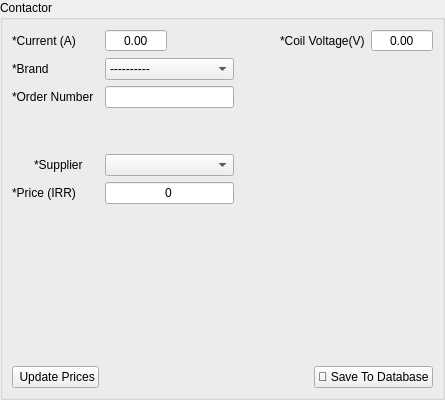
      <widget class="QWidget" name="contactor">
       <layout class="QGridLayout" name="gridLayout_2">
        <property name="leftMargin">
         <number>0</number>
        </property>
        <property name="topMargin">
         <number>0</number>
        </property>
        <property name="rightMargin">
         <number>0</number>
        </property>
        <property name="bottomMargin">
         <number>0</number>
        </property>
        <item row="1" column="0">
         <widget class="QGroupBox" name="contactor_gp_box">
          <property name="minimumSize">
           <size>
            <width>0</width>
            <height>400</height>
           </size>
          </property>
          <property name="title">
           <string>Contactor</string>
          </property>
          <layout class="QGridLayout" name="gridLayout_4">
           <item row="7" column="2">
            <widget class="QLineEdit" name="contactor_price">
             <property name="minimumSize">
              <size>
               <width>0</width>
               <height>0</height>
              </size>
             </property>
             <property name="maximumSize">
              <size>
               <width>150</width>
               <height>16777215</height>
              </size>
             </property>
             <property name="text">
              <string>0</string>
             </property>
             <property name="alignment">
              <set>Qt::AlignCenter</set>
             </property>
            </widget>
           </item>
           <item row="1" column="3">
            <spacer name="horizontalSpacer_3">
             <property name="orientation">
              <enum>Qt::Horizontal</enum>
             </property>
             <property name="sizeType">
              <enum>QSizePolicy::Minimum</enum>
             </property>
             <property name="sizeHint" stdset="0">
              <size>
               <width>40</width>
               <height>20</height>
              </size>
             </property>
            </spacer>
           </item>
           <item row="9" column="4" colspan="2" alignment="Qt::AlignRight">
            <widget class="QPushButton" name="contactor_save_btn">
             <property name="maximumSize">
              <size>
               <width>150</width>
               <height>16777215</height>
              </size>
             </property>
             <property name="text">
              <string>💾 Save To Database</string>
             </property>
            </widget>
           </item>
           <item row="3" column="2">
            <widget class="QLineEdit" name="contactor_order_number">
             <property name="minimumSize">
              <size>
               <width>0</width>
               <height>0</height>
              </size>
             </property>
             <property name="maximumSize">
              <size>
               <width>150</width>
               <height>16777215</height>
              </size>
             </property>
            </widget>
           </item>
           <item row="8" column="5">
            <spacer name="verticalSpacer_2">
             <property name="orientation">
              <enum>Qt::Vertical</enum>
             </property>
             <property name="sizeHint" stdset="0">
              <size>
               <width>1</width>
               <height>40</height>
              </size>
             </property>
            </spacer>
           </item>
           <item row="2" column="2">
            <widget class="QComboBox" name="contactor_brand">
             <item>
              <property name="text">
               <string>----------</string>
              </property>
             </item>
             <item>
              <property name="text">
               <string>Schneider Electric</string>
              </property>
             </item>
             <item>
              <property name="text">
               <string>Siemens</string>
              </property>
             </item>
             <item>
              <property name="text">
               <string>Hyundai</string>
              </property>
             </item>
            </widget>
           </item>
           <item row="1" column="0" colspan="2">
            <widget class="QLabel" name="label_2">
             <property name="text">
              <string>*Current (A)</string>
             </property>
            </widget>
           </item>
           <item row="7" column="0" colspan="2">
            <widget class="QLabel" name="label_3">
             <property name="text">
              <string>*Price (IRR)</string>
             </property>
            </widget>
           </item>
           <item row="2" column="0" colspan="2">
            <widget class="QLabel" name="label_9">
             <property name="text">
              <string>*Brand</string>
             </property>
            </widget>
           </item>
           <item row="1" column="5">
            <widget class="QDoubleSpinBox" name="contactor_coil_voltage">
             <property name="minimumSize">
              <size>
               <width>62</width>
               <height>0</height>
              </size>
             </property>
             <property name="maximumSize">
              <size>
               <width>100</width>
               <height>16777215</height>
              </size>
             </property>
             <property name="alignment">
              <set>Qt::AlignCenter</set>
             </property>
             <property name="buttonSymbols">
              <enum>QAbstractSpinBox::NoButtons</enum>
             </property>
             <property name="maximum">
              <double>999.000000000000000</double>
             </property>
            </widget>
           </item>
           <item row="5" column="0">
            <widget class="QPushButton" name="contactor_add_supplier_btn">
             <property name="maximumSize">
              <size>
               <width>16</width>
               <height>16</height>
              </size>
             </property>
             <property name="styleSheet">
              <string notr="true">QPushButton {
    background-color: rgba(0, 0, 0, 0); /* Fully transparent background */
    border: none;                      /* Optional: remove the border */
}
QPushButton:hover {
	color: #d3dae3;
	padding: 2px;
	background-color: #F77F00;
}

QPushButton:pressed {
	color: #d3dae3;
	padding: 2px;
	background-color: #F77F00;
}
QPushButton:pressed {
	color: #d3dae3;
	padding: 2px;
	background-color: #2c2f2f;
}</string>
             </property>
             <property name="text">
              <string/>
             </property>
             <property name="icon">
              <iconset>
               <normaloff>../../assets/plus.png</normaloff>../../assets/plus.png</iconset>
             </property>
            </widget>
           </item>
           <item row="1" column="2">
            <widget class="QDoubleSpinBox" name="contactor_current">
             <property name="minimumSize">
              <size>
               <width>62</width>
               <height>0</height>
              </size>
             </property>
             <property name="maximumSize">
              <size>
               <width>50</width>
               <height>16777215</height>
              </size>
             </property>
             <property name="alignment">
              <set>Qt::AlignCenter</set>
             </property>
             <property name="buttonSymbols">
              <enum>QAbstractSpinBox::NoButtons</enum>
             </property>
            </widget>
           </item>
           <item row="1" column="4">
            <widget class="QLabel" name="label_4">
             <property name="maximumSize">
              <size>
               <width>16777215</width>
               <height>16777215</height>
              </size>
             </property>
             <property name="text">
              <string>*Coil Voltage(V)</string>
             </property>
            </widget>
           </item>
           <item row="4" column="2">
            <spacer name="verticalSpacer_13">
             <property name="orientation">
              <enum>Qt::Vertical</enum>
             </property>
             <property name="sizeType">
              <enum>QSizePolicy::Minimum</enum>
             </property>
             <property name="sizeHint" stdset="0">
              <size>
               <width>20</width>
               <height>40</height>
              </size>
             </property>
            </spacer>
           </item>
           <item row="5" column="1">
            <widget class="QLabel" name="label_7">
             <property name="text">
              <string>*Supplier</string>
             </property>
            </widget>
           </item>
           <item row="5" column="2">
            <widget class="QComboBox" name="contactor_supplier_list">
             <property name="maximumSize">
              <size>
               <width>150</width>
               <height>16777215</height>
              </size>
             </property>
            </widget>
           </item>
           <item row="3" column="0" colspan="2">
            <widget class="QLabel" name="label">
             <property name="text">
              <string>*Order Number</string>
             </property>
            </widget>
           </item>
           <item row="9" column="0" colspan="2">
            <widget class="QPushButton" name="update_contactor_prices_btn">
             <property name="maximumSize">
              <size>
               <width>150</width>
               <height>16666</height>
              </size>
             </property>
             <property name="toolTip">
              <string/>
             </property>
             <property name="styleSheet">
              <string notr="true"/>
             </property>
             <property name="text">
              <string> Update Prices</string>
             </property>
             <property name="icon">
              <iconset>
               <normaloff>../../assets/refresh.png</normaloff>../../assets/refresh.png</iconset>
             </property>
             <property name="iconSize">
              <size>
               <width>17</width>
               <height>17</height>
              </size>
             </property>
            </widget>
           </item>
          </layout>
         </widget>
        </item>
       </layout>
      </widget>
